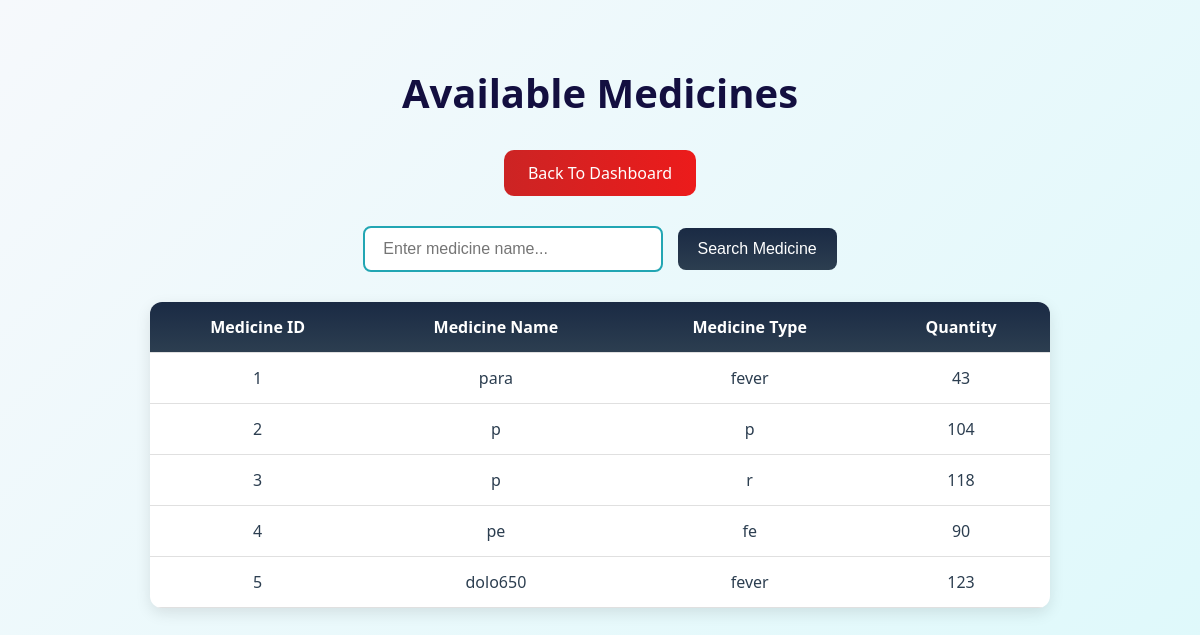
Screenshot of /student/avilable_medicines.php with the database file from the repository.
### tables this page shows
CREATE TABLE `medicine` (
  `medicine_id` int(11) NOT NULL,
  `medicine_name` varchar(100) DEFAULT NULL,
  `store_id` int(11) DEFAULT NULL,
  `medicine_type` varchar(50) DEFAULT NULL,
  `medicine_quantity` int(11) DEFAULT NULL,
  `price` int(11) NOT NULL
);

### student/avilable_medicines.php (the view, shortened to what this page needs)
<?php
require_once "../db.php";
$searchQuery = "SELECT * FROM Medicine WHERE medicine_quantity > 0";
$result = $conn->query($searchQuery);
?>
<!DOCTYPE html>
<html lang="en">
<head>
</head>
<body>
    <h1>Available Medicines</h1>
    <a href="stu_dashboard.php" class="center-btn">Back To Dashboard</a>
    <form method="post">
        <input type="text" name="search" placeholder="Enter medicine name...">
        <input type="submit" name="search_medicine" value="Search Medicine">
    </form>
    <?php
    if ($result && $result->num_rows > 0) {
        echo "<table>
                <tr>
                    <th>Medicine ID</th>
                    <th>Medicine Name</th>
                    <th>Medicine Type</th>
                    <th>Quantity</th>
                </tr>";
        while ($row = $result->fetch_assoc()) {
            echo "<tr>
                    <td>" . htmlspecialchars($row['medicine_id']) . "</td>
                    <td>" . htmlspecialchars($row['medicine_name']) . "</td>
                    <td>" . htmlspecialchars($row['medicine_type']) . "</td>
                    <td>" . htmlspecialchars($row['medicine_quantity']) . "</td>
                  </tr>";
        }
        echo "</table>";
    } else {
        echo "<p>No medicines found for this search.</p>";
    }
    ?>
</body>
</html>

### student/avilable_medicines.php (style rules this page uses)
body { font-family: 'Segoe UI', Tahoma, Geneva, Verdana, sans-serif; background: linear-gradient(135deg, #f6f9fc, #dff9fb); padding: 30px; color: #2c3e50; }
h1 { text-align: center; margin-bottom: 30px; color: #130f40; font-size: 2.5rem; }
form { text-align: center; margin-bottom: 30px; }
input[type="text"] { padding: 12px 18px; font-size: 1rem; border: 2px solid #22a6b3; border-radius: 8px; outline: none; width: 260px; transition: 0.3s; }
input[type="submit"] { padding: 12px 20px; font-size: 1rem; background: linear-gradient(180deg, #1a2a44 0%, #2c3e50 100%); border: none; color: white; border-radius: 8px; cursor: pointer; margin-left: 10px; transition: 0.3s; }
table { width: 80%; margin: 0 auto; border-collapse: collapse; box-shadow: 0 5px 15px rgba(0,0,0,0.1); background-color: #ffffff; border-radius: 12px; overflow: hidden; }
th, td { padding: 14px 20px; text-align: center; border-bottom: 1px solid #e0e0e0; }
th { background: linear-gradient(180deg, #1a2a44 0%, #2c3e50 100%); color: white; font-weight: 600; }
.center-btn { display: block; width: fit-content; margin: 30px auto; text-align: center; padding: 12px 24px; background: linear-gradient(90deg,rgb(204, 36, 36) 0%,rgb(236, 27, 27) 100%); color: white; border-radius: 10px; text-decoration: none; font-size: 1rem; transition: 0.3s; }

### rows the page displays
medicine: medicine_id "1", medicine_name "para", medicine_type "fever", medicine_quantity "43"
medicine: medicine_id "2", medicine_name "p", medicine_type "p", medicine_quantity "104"
medicine: medicine_id "3", medicine_name "p", medicine_type "r", medicine_quantity "118"
medicine: medicine_id "4", medicine_name "pe", medicine_type "fe", medicine_quantity "90"
medicine: medicine_id "5", medicine_name "dolo650", medicine_type "fever", medicine_quantity "123"
